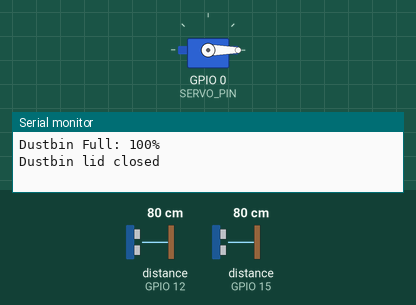
Recording of a sketch running on a simulated ESP8266 (NodeMCU). Shown: servo, the last lines printed to the serial monitor. The test bench sets the inputs (shaded band); at power-on: distance to the obstacle (sensors on GPIO 12, GPIO 15) 80 cm. The echo pulse lasts 58.3 µs per cm; WiFi joins after 1.5 s; servers stay silent unless stated.

Above: at 3.0 s.
3.1 s: distance to the obstacle (sensor on GPIO 12) set to 21 cm
5.0 s: distance to the obstacle (sensor on GPIO 12) set to 17 cm
At 6.5 s:
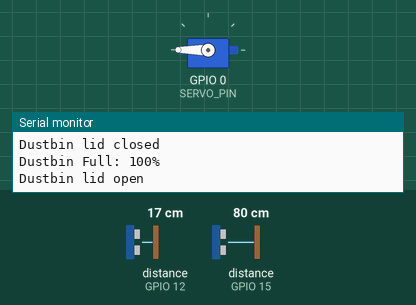
10.3 s: distance to the obstacle (sensor on GPIO 12) set to 35 cm
At 11.5 s:
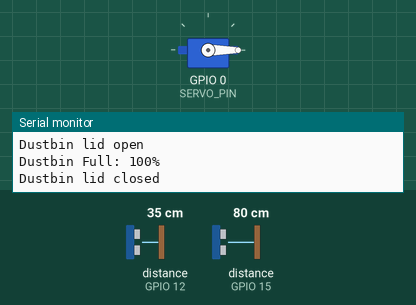
12.3 s: distance to the obstacle (sensor on GPIO 12) set to 2 cm
At 14.2 s:
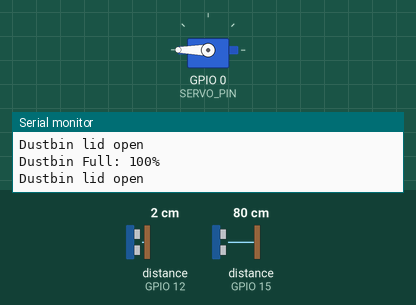
Timing chart, 0 to 15.3 s (numbered marks = the images above; inputs shaded):
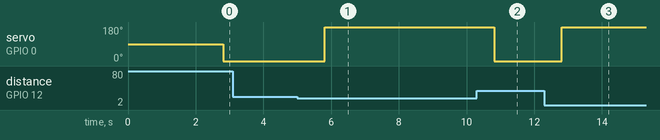

Measured:
- the behaviour switches between 20 and 19 cm on distance to the obstacle (sensor on GPIO 12) (found by bisection; images 0 and 1)
- after the input at 5.0 s, servo on GPIO 0 (SERVO_PIN): 0° → 180° after 0.81 s
- after the input at 10.3 s, servo on GPIO 0 (SERVO_PIN): 180° → 0° after 0.51 s
- after the input at 12.3 s, servo on GPIO 0 (SERVO_PIN): 0° → 180° after 0.51 s

The sketch:

Smart_Dust_Bin.ino
```cpp
#define BLYNK_PRINT Serial

#define BLYNK_TEMPLATE_ID "TMPL3m_JICHMm"
#define BLYNK_TEMPLATE_NAME "Smart Dust Bin"
#define BLYNK_AUTH_TOKEN "0OK11Zk9ZETa2fPKAUiM2xk3qdHeLD0d"

#include <ESP8266WiFi.h>
#include <BlynkSimpleEsp8266.h>
#include <NewPing.h>
#include <Servo.h>

char ssid[] = "GANESH";
char pass[] = "Gani@4004";

#define TRIGGER_PIN_INSIDE 13
#define ECHO_PIN_INSIDE 15
#define TRIGGER_PIN_OUTSIDE 14
#define ECHO_PIN_OUTSIDE 12
#define MAX_DISTANCE 200
#define SERVO_PIN 0

NewPing sonarInside(TRIGGER_PIN_INSIDE, ECHO_PIN_INSIDE, MAX_DISTANCE);
NewPing sonarOutside(TRIGGER_PIN_OUTSIDE, ECHO_PIN_OUTSIDE, MAX_DISTANCE);
Servo myServo;

BlynkTimer timer;

void setup() {
  Serial.begin(115200);
  Blynk.begin(BLYNK_AUTH_TOKEN, ssid, pass);
  myServo.attach(SERVO_PIN);
  timer.setInterval(1000L, sendSensorData);
}

void loop() {
  Blynk.run();
  timer.run();
}

void sendSensorData() {
  unsigned int distanceInside = sonarInside.ping_cm();
  if (distanceInside == 0) {
    Serial.println("Inside Sensor Error: No echo received!");
  } else {
    int percentFull = mapToPercentage(distanceInside);
    Serial.print("Dustbin Full: ");
    Serial.print(percentFull);
    Serial.println("%");
    Blynk.virtualWrite(V0, percentFull);

    if (percentFull <= 20) {
      Blynk.logEvent("dust_bin_status");
    }
  }

  unsigned int distanceOutside = sonarOutside.ping_cm();
  if (distanceOutside == 0) {
    Serial.println("Outside Sensor Error: No echo received!");
    myServo.write(0);
  } else {
    Blynk.virtualWrite(V1, distanceOutside);
    if (distanceOutside < 20) {
      myServo.write(180);
      Serial.println("Dustbin lid open");
    } else {
      myServo.write(0);
      Serial.println("Dustbin lid closed");
    }
  }
}

int mapToPercentage(int distance) {
  if (distance <= 10) {
    return map(distance, 0, 10, 0, 100);
  } else {
    return 100;
  }
}
```
